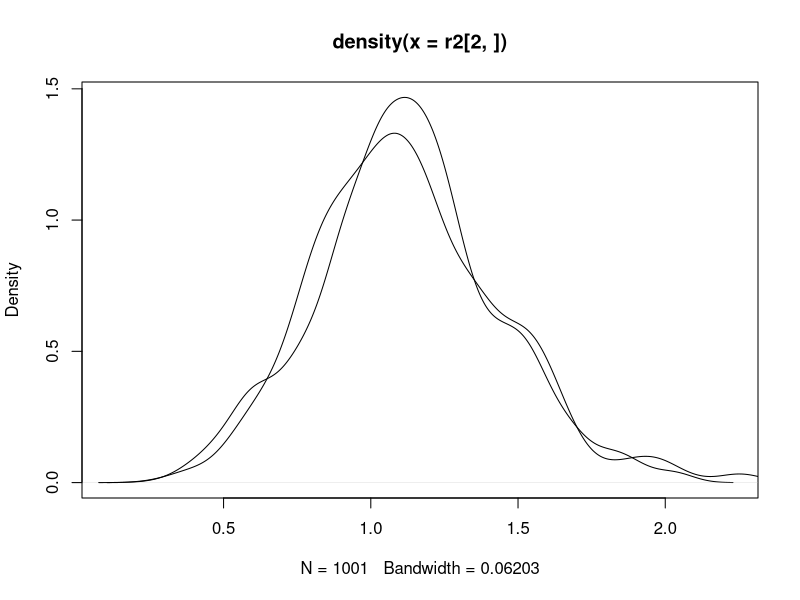

Write R code to recreate this figure. (Note: this script raises an error after producing the figure.)

##Simulated Data
library(MASS)
set.seed(17)
mean<-c(1,1)
sigma<-matrix(c(1,0,0,1),nrow = 2,ncol = 2)
N = 10000
sim<-mvrnorm(N,mean,sigma)
y=rbinom(N,1,exp(-1+sim[,1])/(1+exp(-1+sim[,1])))
n = 1000
d = 3
epsilon = 0.005
delta = 0.2
iter = 1000



##ISS_MCMC_logistic function

ISS_MCMC_logistic <- function(sim, y, n, d, delta, epsilon, iter)
{
  #storing subsamples and output
  U <- matrix(NA, nrow=N, ncol=iter+1)
  betas <- matrix(NA, nrow=d, ncol=iter+1)
  
  #initializing
  betas[, 1] <- c(rep(0.5, d))
  U[, 1] <- c(rep(0, N-n), rep(1, n))
  
  #likelihood function
  loglike <- function(beta, x, y) {
    eta <- x %*% beta
    loglike <- sum(y * eta - log(1 + exp(eta)))
    return(loglike)
  }
  
  # Define the prior distribution for beta
  prior <- function(beta) {
    prior <- dnorm(beta, 0, 10, log = TRUE)
    return(prior)
  }
  
  for (i in 1:iter){
    set.seed(i)
    U.prop <-sample(1:N, n, replace = FALSE)
    y.cur <- y[which(U[, i] == 1)]
    y.prop <- y[U.prop]
    delta_n.prop <- sum(y) - N/n*sum(y.prop)
    delta_n <- sum(y)- N/n*sum(y.cur)
    b <- exp(epsilon*(delta_n^2-delta_n.prop^2))
    U[,i+1] <- rep(0,N)
    if (runif(1) < b){
      U[,i+1][U.prop] <- 1
    }
    else U[,i+1] <- U[,i]
    betas.prop <- rep(0,3)
    betas.prop[1] <- betas[1,i]+runif(1,min = -delta, max = delta)
    betas.prop[2] <- betas[2,i]+runif(1,min = -delta, max = delta)
    betas.prop[3] <- betas[3,i]+runif(1,min = -delta, max = delta)
    y.cur <- y[which(U[, i+1] == 1)]
    x.cur <- cbind(1,sim[which(U[, i+1] == 1),1],sim[which(U[, i+1] == 1),2])
    log_ratio <- loglike(betas.prop, x.cur, y.cur) + prior(betas.prop) -
      loglike(betas[,i], x.cur, y.cur) - prior(betas[,i])
    ratio <- mean(exp(log_ratio))
    betas[,i+1] <- rep(0,3)
    if (runif(1) < ratio){
      betas[,i+1] <- betas.prop
    }
    else betas[,i+1] <- betas[,i]
  }
  return(list(betas=betas, U=U))
}

## MRH_MCMC_logistic function


MRH_MCMC_logistic <- function(sim,y, d, delta){
  
    #allocate space to store output
    betas <- matrix(NA, nrow=d, ncol=iter+1)
    
    #initializing
    betas[, 1] <- c(rep(0.5, d))
    
    #likelihood function
    loglike <- function(beta, x, y) {
      eta <- x %*% beta
      loglike <- sum(y * eta - log(1 + exp(eta)))
      return(loglike)
    }
    
    # Define the prior distribution for beta
    prior <- function(beta) {
      prior <- dnorm(beta, 0, 10, log = TRUE)
      return(prior)
    }
    
    #running the MRH algorithm
    for (i in 1:iter){
    betas.prop <- rep(0,3)
    betas.prop[1] <- betas[1,i]+runif(1,min = -delta, max = delta)
    betas.prop[2] <- betas[2,i]+runif(1,min = -delta, max = delta)
    betas.prop[3] <- betas[3,i]+runif(1,min = -delta, max = delta)
    y.cur <- y
    x.cur <- cbind(1,sim[,1],sim[,2])
    log_ratio <- loglike(betas.prop, x.cur, y.cur) + prior(betas.prop) -
      loglike(betas[,i], x.cur, y.cur) - prior(betas[,i])
    ratio <- mean(exp(log_ratio))
    betas[,i+1] <- rep(0,3)
    if (runif(1) < ratio){
      betas[,i+1] <- betas.prop
    } else betas[,i+1] <- betas[,i]
  }  
  return(betas)
}

system.time({MRH_MCMC_logistic(sim,y, d, delta)})
system.time({ISS_MCMC_logistic(sim, y, n=100, d, delta, epsilon, iter)})

r1=MRH_MCMC_logistic(sim,y, d, delta)
r2=ISS_MCMC_logistic(sim, y, n=100, d, delta, epsilon=0.000005, iter)$betas
r3=ISS_MCMC_logistic(sim, y, n=500, d, delta, epsilon, iter)$betas
r4=ISS_MCMC_logistic(sim, y, n=1000, d, delta, epsilon, iter)$betas
r5=ISS_MCMC_logistic(sim, y, n=100, d, delta, epsilon=0, iter)$betas

plot(density(r2[2,]))
lines(density(r5[2,]))


##Benchmarking
set.seed(23758)
library(bench)
ISS_results <- as.data.frame(bench::mark(ISS_MCMC_logistic(sim, y, n, d, delta, epsilon, iter)))
MRH_results <- as.data.frame(bench::mark(MRH_MCMC_logistic(sim, y, d, delta)))
benchmark_results <- rbind(ISS_results, MRH_results)
rownames(results) <- c("ISS_MCMC", "MRH_MCMC")
